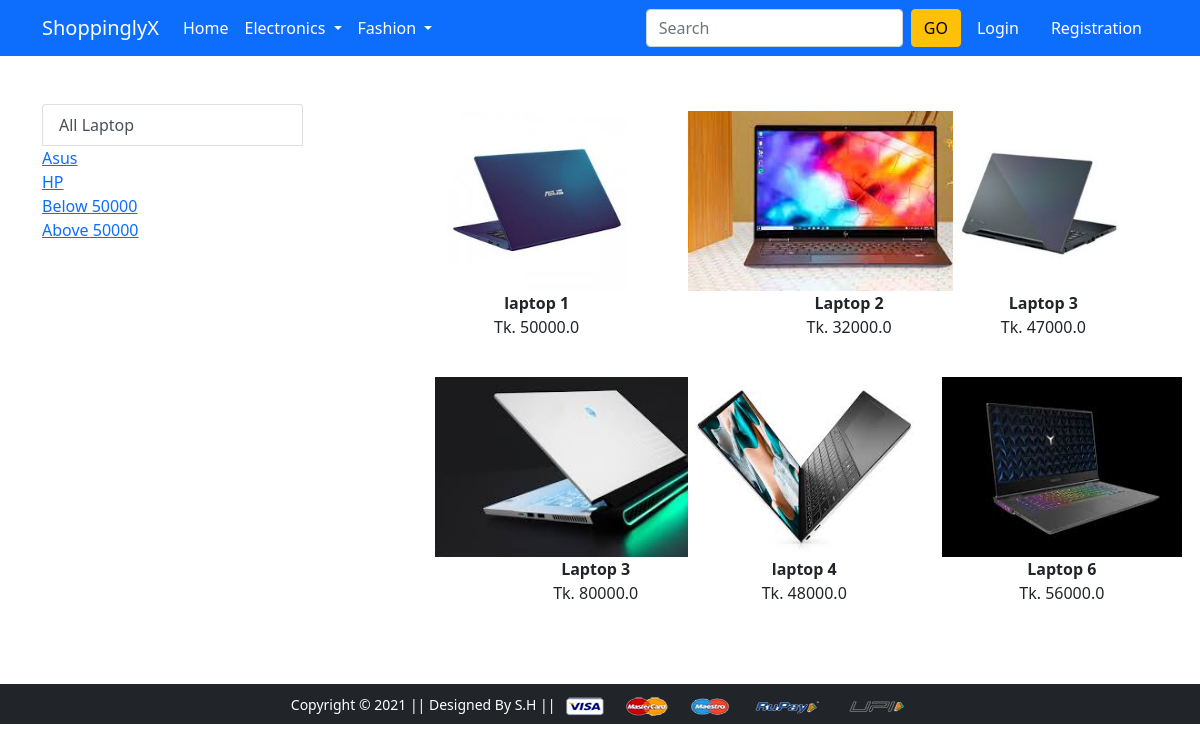
The app's page /laptop/ with its own data.
### app/models.py (models this page shows, shortened)
class Product(models.Model):
  title = models.CharField(max_length=100)
  selling_price = models.FloatField()
  discount_price = models.FloatField()
  description = models.TextField()
  brand = models.CharField(max_length=100)
  category = models.CharField(choices=CATEGORY_CHOICES,max_length=2)
  product_image = models.ImageField(upload_to = 'producting')

### app/views.py (the view)
# urls.py: path('laptop/', views.laptop, name='laptop'),
def laptop(request, data=None):
  totalitem =0
  if request.user.is_authenticated:
    totalitem =len(Cart.objects.filter(user=request.user))
  if data == None:
    laptop = Product.objects.filter(category = "L")
  elif data == 'Asus' or data == 'HP':
    laptop = Product.objects.filter(category = "L").filter(brand=data)
  elif data == 'below':
    laptop = Product.objects.filter(category = "L").filter(discount_price__lt=50000)
  elif data == 'above':
    laptop = Product.objects.filter(category = "L").filter(discount_price__gt=50000)
  return render(request, 'app/laptop.html',{'laptop':laptop,'totalitem':totalitem})

### app/templates/app/laptop.html (shortened to what this page needs)
{% extends 'app/base.html' %}
{% load static %}
{% block main-content %}
<div class="container my-5">
 <div class="row">
  <div class="col-sm-3">
    <div class="list-group">
      <a href="{% url 'laptop' %}" class="list-group-item
      list-group-item-action" aria-current="true">All Laptop</a>
      <a href="{% url 'laptopdata' 'Asus' %}"
      class="list-group-itemlist-group-item-action" aria-current="true">Asus</a>
      <a href="{% url 'laptopdata' 'HP' %}"
      class="list-group-itemlist-group-item-action">HP</a>
      <a href="{% url 'laptopdata' 'below' %}"
      class="list-group-itemlist-group-item-action">Below 50000</a>
      <a href="{% url 'laptopdata' 'above' %}"
      class="list-group-itemlist-group-item-action">Above 50000</a>
   </div>
  </div>
  <div class="col-sm-8 offset-sm-1">
    <div class="row">
      {% for product in laptop %}
        <div class="col-sm-4 text-center mb-4">
          <a href="{% url 'product-detail' product.id %}"
          class="btn">
          <div class="item">
            <img src="{{product.product_image.url}}" alt=""
            height="180" class="">
            <div class="fw-bold">{{product.title}}</div>
            <div class="fw-blod">Tk. {{product.discount_price}}
            </div>
          </div>
          </a>
        </div>
      {% endfor %}
    </div>
  </div>
 </div>
</div>
{% endblock main-content %}

### records on screen
Product: product_image (picture), title "laptop 1", discount_price "50000.0"
Product: product_image (picture), title "Laptop 2", discount_price "32000.0"
Product: product_image (picture), title "Laptop 3", discount_price "47000.0"
Product: product_image (picture), title "Laptop 3", discount_price "80000.0"
Product: product_image (picture), title "laptop 4", discount_price "48000.0"
Product: product_image (picture), title "Laptop 6", discount_price "56000.0"
